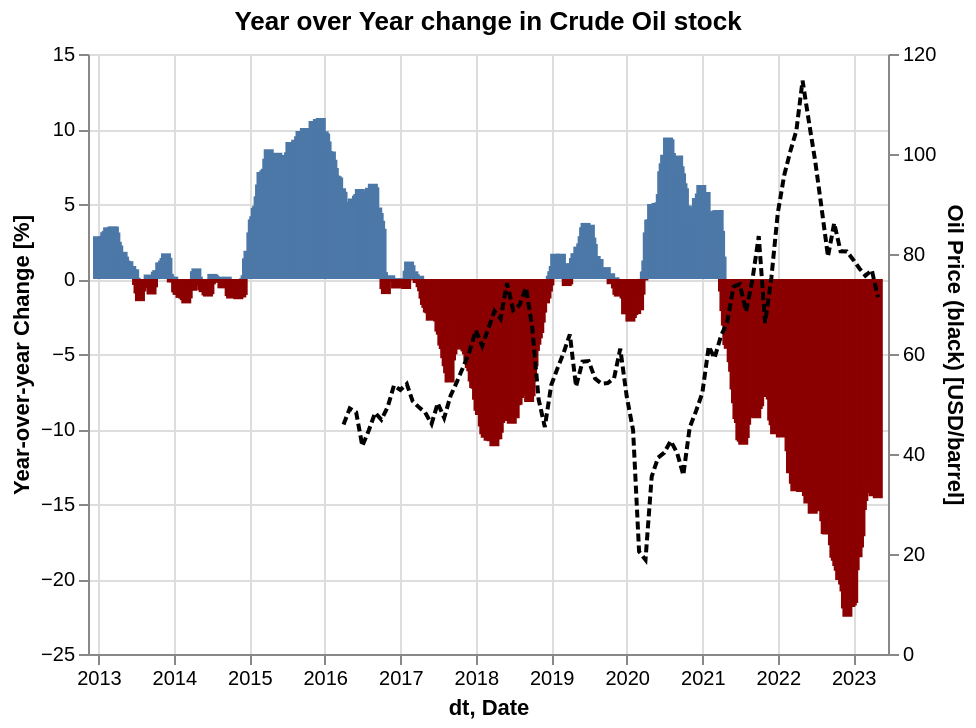

The Vega-Lite source for this figure:
### Vega-Lite specification from a JSON file in a GitHub repository (floating-point values rounded to 4 significant figures; data arrays with more than 128 entries replaced by an {"elided": "..."} marker saying what was removed)
{"config": {"view": {"continuousWidth": 400, "continuousHeight": 300}}, "layer": [{"data": {"name": "data-d9feb914cae6e46761e7589950b166a8"}, "mark": {"type": "bar"}, "encoding": {"color": {"condition": {"value": "darkred", "test": "datum['Crude Oil'] < 0"}}, "tooltip": [{"field": "dt", "title": "", "type": "temporal"}, {"field": "Crude Oil", "format": ",.02f", "title": "YoY % Change", "type": "quantitative"}], "x": {"axis": {}, "field": "dt", "type": "temporal"}, "y": {"axis": {"title": "Year-over-year Change [%]"}, "field": "Crude Oil", "type": "quantitative"}}, "title": "Year over Year change in Crude Oil stock"}, {"data": {"name": "data-df6179bf0bbf477f11808d9a27ae8943"}, "mark": {"type": "line", "color": "black", "strokeDash": [4, 2]}, "encoding": {"x": {"field": "Date", "type": "temporal"}, "y": {"axis": {"title": "Oil Price (black) [USD/barrel]"}, "field": "Close-Nominal", "type": "quantitative"}}}], "background": "white", "resolve": {"scale": {"y": "independent"}}, "$schema": "https://vega.github.io/schema/vega-lite/v5.json", "datasets": {"data-d9feb914cae6e46761e7589950b166a8": {"elided": "592 records"}, "data-df6179bf0bbf477f11808d9a27ae8943": [{"Date": "2016-04-01T00:00:00", "Close-Adj": 57.95, "Close-Nominal": 45.92}, {"Date": "2016-05-01T00:00:00", "Close-Adj": 61.67, "Close-Nominal": 49.1}, {"Date": "2016-06-01T00:00:00", "Close-Adj": 60.51, "Close-Nominal": 48.33}, {"Date": "2016-07-01T00:00:00", "Close-Adj": 52.17, "Close-Nominal": 41.6}, {"Date": "2016-08-01T00:00:00", "Close-Adj": 56.01, "Close-Nominal": 44.7}, {"Date": "2016-09-01T00:00:00", "Close-Adj": 60.3, "Close-Nominal": 48.24}, {"Date": "2016-10-01T00:00:00", "Close-Adj": 58.53, "Close-Nominal": 46.86}, {"Date": "2016-11-01T00:00:00", "Close-Adj": 61.85, "Close-Nominal": 49.44}, {"Date": "2016-12-01T00:00:00", "Close-Adj": 67.15, "Close-Nominal": 53.72}, {"Date": "2017-01-01T00:00:00", "Close-Adj": 65.64, "Close-Nominal": 52.81}, {"Date": "2017-02-01T00:00:00", "Close-Adj": 66.92, "Close-Nominal": 54.01}, {"Date": "2017-03-01T00:00:00", "Close-Adj": 62.64, "Close-Nominal": 50.6}, {"Date": "2017-04-01T00:00:00", "Close-Adj": 60.87, "Close-Nominal": 49.33}, {"Date": "2017-05-01T00:00:00", "Close-Adj": 59.58, "Close-Nominal": 48.32}, {"Date": "2017-06-01T00:00:00", "Close-Adj": 56.72, "Close-Nominal": 46.04}, {"Date": "2017-07-01T00:00:00", "Close-Adj": 61.86, "Close-Nominal": 50.17}, {"Date": "2017-08-01T00:00:00", "Close-Adj": 58.05, "Close-Nominal": 47.23}, {"Date": "2017-09-01T00:00:00", "Close-Adj": 63.19, "Close-Nominal": 51.67}, {"Date": "2017-10-01T00:00:00", "Close-Adj": 66.56, "Close-Nominal": 54.38}, {"Date": "2017-11-01T00:00:00", "Close-Adj": 70.26, "Close-Nominal": 57.4}, {"Date": "2017-12-01T00:00:00", "Close-Adj": 73.95, "Close-Nominal": 60.42}, {"Date": "2018-01-01T00:00:00", "Close-Adj": 78.84, "Close-Nominal": 64.73}, {"Date": "2018-02-01T00:00:00", "Close-Adj": 74.71, "Close-Nominal": 61.64}, {"Date": "2018-03-01T00:00:00", "Close-Adj": 78.58, "Close-Nominal": 64.94}, {"Date": "2018-04-01T00:00:00", "Close-Adj": 82.63, "Close-Nominal": 68.57}, {"Date": "2018-05-01T00:00:00", "Close-Adj": 80.45, "Close-Nominal": 67.04}, {"Date": "2018-06-01T00:00:00", "Close-Adj": 88.83, "Close-Nominal": 74.15}, {"Date": "2018-07-01T00:00:00", "Close-Adj": 82.37, "Close-Nominal": 68.76}, {"Date": "2018-08-01T00:00:00", "Close-Adj": 83.55, "Close-Nominal": 69.8}, {"Date": "2018-09-01T00:00:00", "Close-Adj": 87.61, "Close-Nominal": 73.25}, {"Date": "2018-10-01T00:00:00", "Close-Adj": 77.98, "Close-Nominal": 65.31}, {"Date": "2018-11-01T00:00:00", "Close-Adj": 61.01, "Close-Nominal": 50.93}, {"Date": "2018-12-01T00:00:00", "Close-Adj": 54.54, "Close-Nominal": 45.41}, {"Date": "2019-01-01T00:00:00", "Close-Adj": 64.49, "Close-Nominal": 53.79}, {"Date": "2019-02-01T00:00:00", "Close-Adj": 68.32, "Close-Nominal": 57.22}, {"Date": "2019-03-01T00:00:00", "Close-Adj": 71.39, "Close-Nominal": 60.14}, {"Date": "2019-04-01T00:00:00", "Close-Adj": 75.48, "Close-Nominal": 63.91}, {"Date": "2019-05-01T00:00:00", "Close-Adj": 63.08, "Close-Nominal": 53.5}, {"Date": "2019-06-01T00:00:00", "Close-Adj": 68.88, "Close-Nominal": 58.47}, {"Date": "2019-07-01T00:00:00", "Close-Adj": 68.89, "Close-Nominal": 58.58}, {"Date": "2019-08-01T00:00:00", "Close-Adj": 64.8, "Close-Nominal": 55.1}, {"Date": "2019-09-01T00:00:00", "Close-Adj": 63.59, "Close-Nominal": 54.07}, {"Date": "2019-10-01T00:00:00", "Close-Adj": 63.55, "Close-Nominal": 54.18}, {"Date": "2019-11-01T00:00:00", "Close-Adj": 64.77, "Close-Nominal": 55.17}, {"Date": "2019-12-01T00:00:00", "Close-Adj": 71.75, "Close-Nominal": 61.06}, {"Date": "2020-01-01T00:00:00", "Close-Adj": 60.33, "Close-Nominal": 51.56}, {"Date": "2020-02-01T00:00:00", "Close-Adj": 52.23, "Close-Nominal": 44.76}, {"Date": "2020-03-01T00:00:00", "Close-Adj": 23.94, "Close-Nominal": 20.48}, {"Date": "2020-04-01T00:00:00", "Close-Adj": 22.17, "Close-Nominal": 18.84}, {"Date": "2020-05-01T00:00:00", "Close-Adj": 41.77, "Close-Nominal": 35.49}, {"Date": "2020-06-01T00:00:00", "Close-Adj": 45.99, "Close-Nominal": 39.27}, {"Date": "2020-07-01T00:00:00", "Close-Adj": 46.91, "Close-Nominal": 40.27}, {"Date": "2020-08-01T00:00:00", "Close-Adj": 49.47, "Close-Nominal": 42.61}, {"Date": "2020-09-01T00:00:00", "Close-Adj": 46.66, "Close-Nominal": 40.22}, {"Date": "2020-10-01T00:00:00", "Close-Adj": 41.48, "Close-Nominal": 35.79}, {"Date": "2020-11-01T00:00:00", "Close-Adj": 52.59, "Close-Nominal": 45.34}, {"Date": "2020-12-01T00:00:00", "Close-Adj": 56.23, "Close-Nominal": 48.52}, {"Date": "2021-01-01T00:00:00", "Close-Adj": 60.24, "Close-Nominal": 52.2}, {"Date": "2021-02-01T00:00:00", "Close-Adj": 70.6, "Close-Nominal": 61.5}, {"Date": "2021-03-01T00:00:00", "Close-Adj": 67.44, "Close-Nominal": 59.16}, {"Date": "2021-04-01T00:00:00", "Close-Adj": 71.85, "Close-Nominal": 63.58}, {"Date": "2021-05-01T00:00:00", "Close-Adj": 74.34, "Close-Nominal": 66.32}, {"Date": "2021-06-01T00:00:00", "Close-Adj": 81.63, "Close-Nominal": 73.47}, {"Date": "2021-07-01T00:00:00", "Close-Adj": 81.79, "Close-Nominal": 73.95}, {"Date": "2021-08-01T00:00:00", "Close-Adj": 75.56, "Close-Nominal": 68.5}, {"Date": "2021-09-01T00:00:00", "Close-Adj": 82.53, "Close-Nominal": 75.03}, {"Date": "2021-10-01T00:00:00", "Close-Adj": 91.17, "Close-Nominal": 83.57}, {"Date": "2021-11-01T00:00:00", "Close-Adj": 71.87, "Close-Nominal": 66.18}, {"Date": "2021-12-01T00:00:00", "Close-Adj": 81.45, "Close-Nominal": 75.21}, {"Date": "2022-01-01T00:00:00", "Close-Adj": 94.67, "Close-Nominal": 88.15}, {"Date": "2022-02-01T00:00:00", "Close-Adj": 101.8, "Close-Nominal": 95.72}, {"Date": "2022-03-01T00:00:00", "Close-Adj": 105.3, "Close-Nominal": 100.3}, {"Date": "2022-04-01T00:00:00", "Close-Adj": 109.3, "Close-Nominal": 104.7}, {"Date": "2022-05-01T00:00:00", "Close-Adj": 118.5, "Close-Nominal": 114.7}, {"Date": "2022-06-01T00:00:00", "Close-Adj": 108.4, "Close-Nominal": 106.4}, {"Date": "2022-07-01T00:00:00", "Close-Adj": 100.5, "Close-Nominal": 98.62}, {"Date": "2022-08-01T00:00:00", "Close-Adj": 90.89, "Close-Nominal": 89.2}, {"Date": "2022-09-01T00:00:00", "Close-Adj": 80.84, "Close-Nominal": 79.49}, {"Date": "2022-10-01T00:00:00", "Close-Adj": 87.3, "Close-Nominal": 86.18}, {"Date": "2022-11-01T00:00:00", "Close-Adj": 81.68, "Close-Nominal": 80.55}, {"Date": "2022-12-01T00:00:00", "Close-Adj": 81.88, "Close-Nominal": 80.51}, {"Date": "2023-01-01T00:00:00", "Close-Adj": 79.58, "Close-Nominal": 78.87}, {"Date": "2023-02-01T00:00:00", "Close-Adj": 77.28, "Close-Nominal": 77.05}, {"Date": "2023-03-01T00:00:00", "Close-Adj": 75.67, "Close-Nominal": 75.67}, {"Date": "2023-04-01T00:00:00", "Close-Adj": 76.78, "Close-Nominal": 76.78}, {"Date": "2023-05-01T00:00:00", "Close-Adj": 71.34, "Close-Nominal": 71.34}]}, "data": {"name": "data-d9feb914cae6e46761e7589950b166a8"}}
